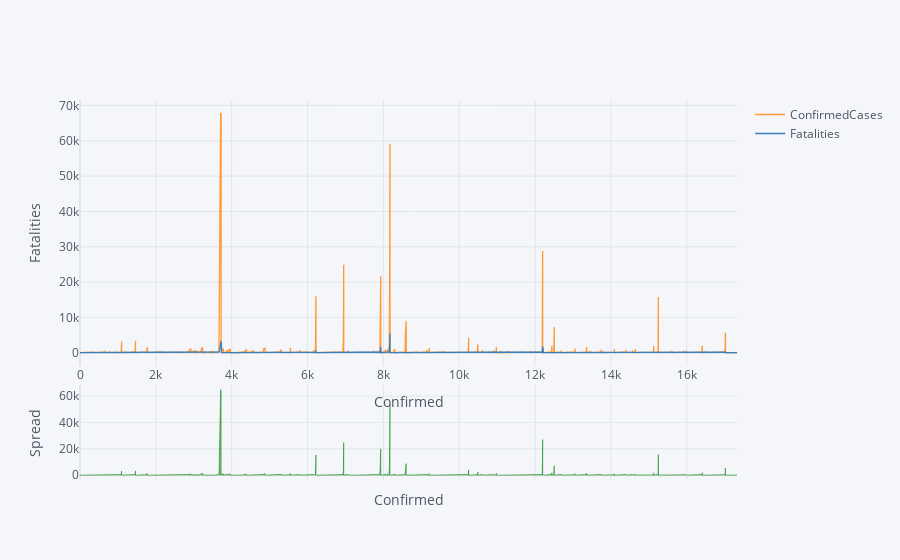

This figure's notebook cell:
### Code cell
train[['ConfirmedCases', 'Fatalities']].iplot(kind = 'spread',xTitle = 'Confirmed', yTitle = 'Fatalities')

### Figure 1 — Plotly figure (JSON) as saved in the notebook; plotly's stock layout.template omitted (floating-point values rounded to 4 significant figures; data arrays with more than 128 entries replaced by an {"elided": "..."} marker saying what was removed)
{"data": [{"line": {"color": "rgba(255, 153, 51, 1.0)", "dash": "solid", "shape": "linear", "width": 1.3}, "mode": "lines", "name": "ConfirmedCases", "text": "", "type": "scatter", "x": {"elided": "17324 int values"}, "y": {"elided": "17324 int values"}}, {"line": {"color": "rgba(55, 128, 191, 1.0)", "dash": "solid", "shape": "linear", "width": 1.3}, "mode": "lines", "name": "Fatalities", "text": "", "type": "scatter", "x": {"elided": "17324 int values"}, "y": {"elided": "17324 int values"}}, {"connectgaps": false, "fill": "tozeroy", "line": {"color": "green", "dash": "solid", "shape": "linear", "width": 0.5}, "mode": "lines", "name": "Spread", "showlegend": false, "type": "scatter", "x": {"elided": "17324 int values"}, "xaxis": "x2", "y": {"elided": "17324 mixed values"}, "yaxis": "y2"}, {"connectgaps": false, "fill": "tozeroy", "line": {"color": "red", "dash": "solid", "shape": "linear", "width": 0.5}, "mode": "lines", "name": "Spread", "showlegend": false, "type": "scatter", "x": {"elided": "17324 int values"}, "xaxis": "x2", "y": {"elided": "17324 mixed values"}, "yaxis": "y2"}], "layout": {"hovermode": "x", "legend": {"bgcolor": "#F5F6F9", "font": {"color": "#4D5663"}}, "paper_bgcolor": "#F5F6F9", "plot_bgcolor": "#F5F6F9", "title": {"font": {"color": "#4D5663"}}, "xaxis": {"gridcolor": "#E1E5ED", "showgrid": true, "tickfont": {"color": "#4D5663"}, "title": {"font": {"color": "#4D5663"}, "text": "Confirmed"}, "zerolinecolor": "#E1E5ED"}, "xaxis2": {"anchor": "y2", "gridcolor": "#E1E5ED", "showgrid": true, "showticklabels": false, "tickfont": {"color": "#4D5663"}, "title": {"font": {"color": "#4D5663"}, "text": "Confirmed"}, "zerolinecolor": "#E1E5ED"}, "yaxis": {"domain": [0.3, 1], "gridcolor": "#E1E5ED", "showgrid": true, "tickfont": {"color": "#4D5663"}, "title": {"font": {"color": "#4D5663"}, "text": "Fatalities"}, "zerolinecolor": "#E1E5ED"}, "yaxis2": {"domain": [0, 0.25], "gridcolor": "#E1E5ED", "showgrid": true, "tickfont": {"color": "#4D5663"}, "title": {"font": {"color": "#4D5663"}, "text": "Spread"}, "zerolinecolor": "#E1E5ED"}}}
